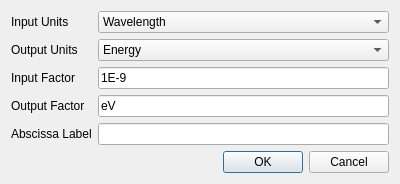
<?xml version="1.0" encoding="UTF-8"?>
<ui version="4.0">
 <class>AbscissaTransformDialog</class>
 <widget class="QDialog" name="AbscissaTransformDialog">
  <property name="geometry">
   <rect>
    <x>0</x>
    <y>0</y>
    <width>400</width>
    <height>179</height>
   </rect>
  </property>
  <property name="windowTitle">
   <string>Transform Abscissa</string>
  </property>
  <layout class="QFormLayout" name="formLayout">
   <item row="0" column="1">
    <widget class="QComboBox" name="outUnitsComboBox">
     <item>
      <property name="text">
       <string>Wavelength</string>
      </property>
     </item>
     <item>
      <property name="text">
       <string>Energy</string>
      </property>
     </item>
     <item>
      <property name="text">
       <string>Wavenumber</string>
      </property>
     </item>
     <item>
      <property name="text">
       <string>Frequency</string>
      </property>
     </item>
    </widget>
   </item>
   <item row="1" column="1">
    <widget class="QComboBox" name="comboBox_2">
     <item>
      <property name="text">
       <string>Energy</string>
      </property>
     </item>
     <item>
      <property name="text">
       <string>Wavenumber</string>
      </property>
     </item>
     <item>
      <property name="text">
       <string>Frequency</string>
      </property>
     </item>
     <item>
      <property name="text">
       <string>Wavelength</string>
      </property>
     </item>
    </widget>
   </item>
   <item row="0" column="0">
    <widget class="QLabel" name="label">
     <property name="text">
      <string>Input Units</string>
     </property>
    </widget>
   </item>
   <item row="1" column="0">
    <widget class="QLabel" name="label_2">
     <property name="text">
      <string>Output Units</string>
     </property>
    </widget>
   </item>
   <item row="5" column="1">
    <widget class="QDialogButtonBox" name="buttonBox">
     <property name="orientation">
      <enum>Qt::Horizontal</enum>
     </property>
     <property name="standardButtons">
      <set>QDialogButtonBox::Cancel|QDialogButtonBox::Ok</set>
     </property>
    </widget>
   </item>
   <item row="2" column="0">
    <widget class="QLabel" name="label_3">
     <property name="text">
      <string>Input Factor</string>
     </property>
    </widget>
   </item>
   <item row="2" column="1">
    <widget class="QLineEdit" name="inFactorLineEdit">
     <property name="toolTip">
      <string extracomment="Conversion factor to convert input units to base units (Hz, J, or m). Must be numerical except for constant eV to convert J to eV. Use asterix to multiply. Use &quot;E&quot; to specify scientific notation."/>
     </property>
     <property name="text">
      <string>1E-9</string>
     </property>
    </widget>
   </item>
   <item row="3" column="1">
    <widget class="QLineEdit" name="outFactorLineEdit">
     <property name="toolTip">
      <string extracomment="Conversion factor from base units to output factor. Must be numerical except for constant eV to convert J to eV. Use asterix to multiply. Use &quot;E&quot; to specify scientific notation."/>
     </property>
     <property name="text">
      <string>eV</string>
     </property>
    </widget>
   </item>
   <item row="3" column="0">
    <widget class="QLabel" name="label_4">
     <property name="text">
      <string>Output Factor</string>
     </property>
    </widget>
   </item>
   <item row="4" column="1">
    <widget class="QLineEdit" name="descriptionLineEdit"/>
   </item>
   <item row="4" column="0">
    <widget class="QLabel" name="label_5">
     <property name="text">
      <string>Abscissa Label</string>
     </property>
    </widget>
   </item>
  </layout>
 </widget>
 <resources/>
 <connections>
  <connection>
   <sender>buttonBox</sender>
   <signal>accepted()</signal>
   <receiver>AbscissaTransformDialog</receiver>
   <slot>accept()</slot>
   <hints>
    <hint type="sourcelabel">
     <x>302</x>
     <y>163</y>
    </hint>
    <hint type="destinationlabel">
     <x>157</x>
     <y>178</y>
    </hint>
   </hints>
  </connection>
  <connection>
   <sender>buttonBox</sender>
   <signal>rejected()</signal>
   <receiver>AbscissaTransformDialog</receiver>
   <slot>reject()</slot>
   <hints>
    <hint type="sourcelabel">
     <x>370</x>
     <y>169</y>
    </hint>
    <hint type="destinationlabel">
     <x>286</x>
     <y>178</y>
    </hint>
   </hints>
  </connection>
 </connections>
</ui>
